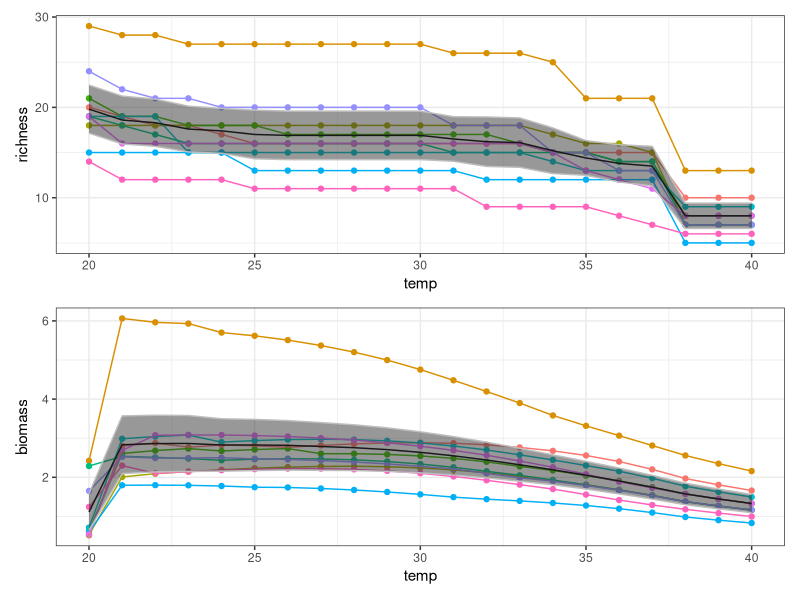

The R source for this figure:
library(tidyverse)
library(patchwork)

df <- read_csv("tempRun.csv") %>% 

  mutate(fw = factor(fw)) %>% 
  mutate(temp = temp - 273.15)

sumT <- df %>% 
  group_by(temp) %>% 
  summarise(
    meanRichness = mean(richness),
    seRichness = 1.96*(sd(richness)/sqrt(n())),
    meanBiomass = mean(biomass),
    seBiomass = 1.96*(sd(biomass)/sqrt(n()))
  )

p1 <- ggplot(df, aes(x = temp, y = richness, col = fw))+
  geom_point()+
  geom_line()+
  geom_line(data = sumT, aes(x = temp, y = meanRichness), col = "black")+
  geom_ribbon(data = sumT, aes(x = temp, y = meanRichness,
                               ymax = meanRichness+seRichness,
                               ymin = meanRichness-seRichness), col = "grey", alpha = 0.5)+
  theme_bw()+
  theme(legend.position = "none")

p2 <- ggplot(df, aes(x = temp, y = biomass, col = fw))+
  geom_point()+
  geom_line()+
  geom_line(data = sumT, aes(x = temp, y = meanBiomass), col = "black")+
  geom_ribbon(data = sumT, aes(x = temp, y = meanBiomass,
                               ymax = meanBiomass+seBiomass,
                               ymin = meanBiomass-seBiomass), col = "grey", alpha = 0.5)+
  theme_bw()+
  theme(legend.position = "none")

p1/p2
